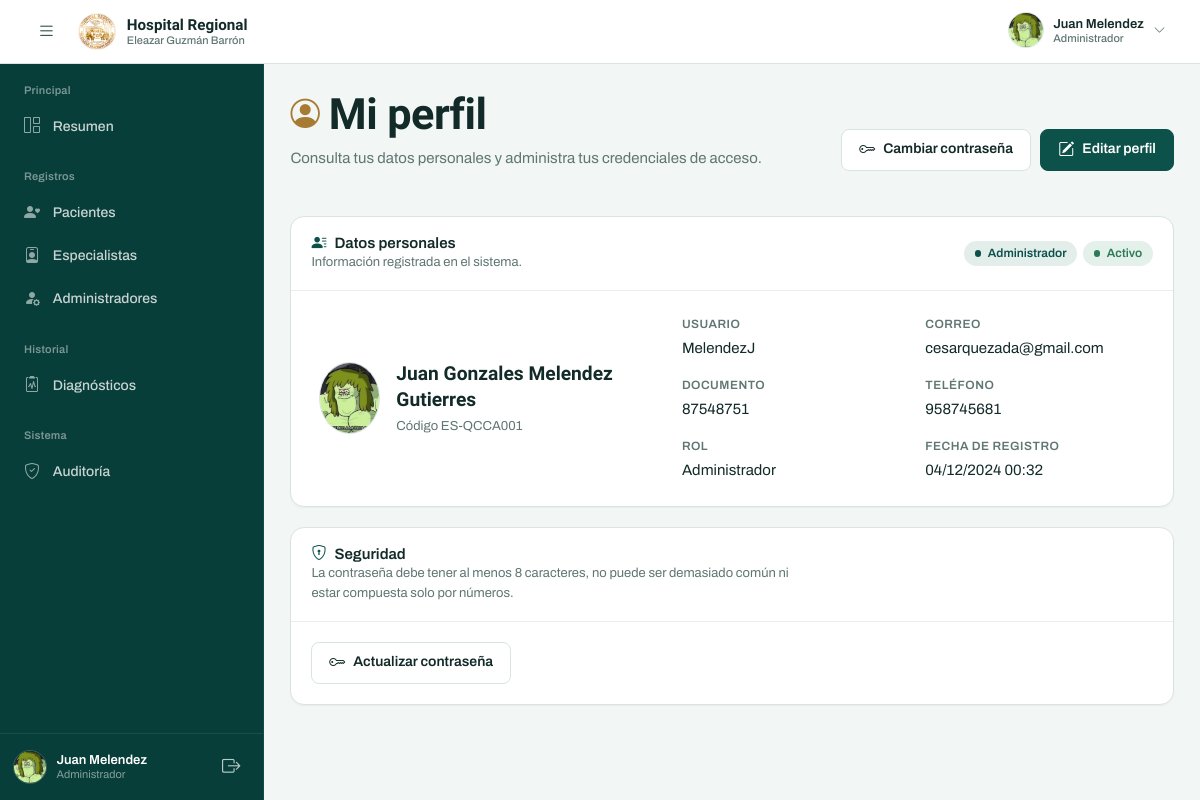
Screenshot of /perfil/ (signed in) with the database file from the repository.
### tasks/models.py (models this page shows, shortened)
class Usuario(AbstractBaseUser):
    primer_nombre = models.CharField(max_length=200)
    segundo_nombre = models.CharField(max_length=200, blank=True)
    apellido_paterno = models.CharField(max_length=200)
    apellido_materno = models.CharField(max_length=200)
    codigo_empl = models.CharField(max_length=10)
    usuario_administrador = models.BooleanField(default=False)
    estado = models.ForeignKey(Estado, on_delete=models.CASCADE,null=True)
    username = models.CharField(max_length=20, unique=True, null=False)
    email = models.EmailField(max_length=200,unique=True)  # Cambiado a EmailField
    telefono = models.CharField(max_length=9, validators=[MinLengthValidator(9)], null=True, blank=True)
    dni = models.CharField(max_length=8, validators=[MinLengthValidator(8)], null=True, blank=True)
    foto = models.ImageField('Imagen de perfil', upload_to='usuarios1/', null=True, blank=True)
    fecha_creacion = models.DateTimeField(auto_now_add=True)
    es_demo = models.BooleanField(default=False, db_index=True)
    objects = UsuarioManager()
    USERNAME_FIELD = 'username'
    REQUIRED_FIELDS = ['email', 'primer_nombre', 'segundo_nombre', 'apellido_paterno', 'apellido_materno']
    @property
    def is_active(self):
        return self.estado_id is not None and self.estado.name == "Activo"

### tasks/views.py (the view)
# urls.py: path('perfil/', v.MiPerfil.as_view(), name='perfil'),
class MiPerfil(LoginRequiredMixin, DetailView):
    model = Usuario
    template_name = 'cuenta/perfil.html'
    def get_object(self, queryset=None):
        return self.request.user
    def get_context_data(self, **kwargs):
        context = super().get_context_data(**kwargs)
        context['nav_section'] = "perfil"
        return context

### tasks/context_processors.py (called while the page is built)
def demo(request):
    return {
        'DEMO_MODE': getattr(settings, 'DEMO_MODE', False),
        'DEMO_CLEANUP_INTERVAL_SECONDS': getattr(settings, 'DEMO_CLEANUP_INTERVAL_SECONDS', 3600),
        'DEMO_ADMIN_USERNAME': getattr(settings, 'DEMO_ADMIN_USERNAME', 'demo_admin'),
        'DEMO_SPECIALIST_USERNAME': getattr(settings, 'DEMO_SPECIALIST_USERNAME', 'demo_especialista'),
    }

### tasks/templates/cuenta/perfil.html (shortened to what this page needs)
{% extends 'crud/basecrud.html' %}
{% load static %}
{% block page_title %}Mi perfil{% endblock %}
{% block icon_crud %}<i class="bi bi-person-circle" aria-hidden="true"></i>{% endblock %}
{% block descripcion %}
  Consulta tus datos personales y administra tus credenciales de acceso.
{% endblock %}
{% block page_actions %}
  <div class="page-header__actions">
    <a href="{% url 'password_change' %}" class="btn-app btn-app--secondary">
      <i class="bi bi-key" aria-hidden="true"></i>
      Cambiar contraseña
    </a>
    <a href="{% url 'perfil_editar' %}" class="btn-app btn-app--primary">
      <i class="bi bi-pencil-square" aria-hidden="true"></i>
      Editar perfil
    </a>
  </div>
{% endblock %}
{% block crud_mod %}
<div class="stack">
  <section class="panel patient-detail">
    <div class="panel__header">
      <div>
        <h2 class="panel__title">
          <i class="bi bi-person-lines-fill" aria-hidden="true"></i>
          Datos personales
        </h2>
        <p class="panel__hint">Información registrada en el sistema.</p>
      </div>
      <div class="badge-group">
        {% if usuario.usuario_administrador %}
          <span class="badge-status badge-status--info">Administrador</span>
        {% else %}
          <span class="badge-status badge-status--neutral">Especialista</span>
        {% endif %}
        {% if usuario.is_active %}
          <span class="badge-status badge-status--ok">Activo</span>
        {% else %}
          <span class="badge-status badge-status--danger">Inactivo</span>
        {% endif %}
      </div>
    </div>
    <div class="patient-detail__body">
      <div class="patient-detail__identity">
        <span class="avatar-cell avatar-cell--lg">
          {% if usuario.foto %}
            <img src="{{ usuario.foto.url }}" alt="Fotografía de {{ usuario.primer_nombre }} {{ usuario.apellido_paterno }}" loading="lazy" />
          {% else %}
            <img src="{% static 'img/user_default.png' %}" alt="" loading="lazy" />
          {% endif %}
        </span>
        <div>
          <p class="patient-detail__name">
            {{ usuario.primer_nombre }} {{ usuario.segundo_nombre }}
            {{ usuario.apellido_paterno }} {{ usuario.apellido_materno }}
          </p>
          <p class="patient-detail__sub">Código {{ usuario.codigo_empl }}</p>
        </div>
      </div>
      <dl class="patient-detail__grid">
        <div>
          <dt>Usuario</dt>
          <dd>{{ usuario.username }}</dd>
        </div>
        <div>
          <dt>Correo</dt>
          <dd>{% if usuario.email %}{{ usuario.email }}{% else %}No registrado{% endif %}</dd>
        </div>
        <div>
          <dt>Documento</dt>
          <dd>{% if usuario.dni %}{{ usuario.dni }}{% else %}No registrado{% endif %}</dd>
        </div>
        <div>
          <dt>Teléfono</dt>
          <dd>{% if usuario.telefono %}{{ usuario.telefono }}{% else %}No registrado{% endif %}</dd>
        </div>
        <div>
          <dt>Rol</dt>
          <dd>{% if usuario.usuario_administrador %}Administrador{% else %}Especialista{% endif %}</dd>
        </div>
        <div>
          <dt>Fecha de registro</dt>
          <dd>{{ usuario.fecha_creacion|date:"d/m/Y H:i" }}</dd>
        </div>
      </dl>
    </div>
  </section>
  <section class="panel">
    <div class="panel__header">
      <div>
        <h2 class="panel__title">
          <i class="bi bi-shield-lock" aria-hidden="true"></i>
          Seguridad
        </h2>
        <p class="panel__hint">
          La contraseña debe tener al menos 8 caracteres, no puede ser
          demasiado común ni estar compuesta solo por números.
        </p>
      </div>
    </div>
    <div class="panel__body">
      <a href="{% url 'password_change' %}" class="btn-app btn-app--secondary">
        <i class="bi bi-key" aria-hidden="true"></i>
        Actualizar contraseña
      </a>
    </div>
  </section>
</div>
{% endblock %}

### tasks/templates/layout/base.html (shortened to what this page needs)
{% load static %}
<!DOCTYPE html>
<html lang="es">
  <head>
    <link
      rel="stylesheet"
      href="https://cdn.jsdelivr.net/npm/bootstrap-icons@1.11.3/font/bootstrap-icons.min.css"
    />
    <link
      href="https://cdn.jsdelivr.net/npm/bootstrap@5.3.3/dist/css/bootstrap.min.css"
      rel="stylesheet"
    />
    <link rel="stylesheet" href="{% static 'styles/base.css' %}" />
    <link rel="stylesheet" href="{% static 'styles/dashboard.css' %}" />
    <link rel="stylesheet" href="{% static 'styles/diagnostico.css' %}" />
    <link rel="stylesheet" href="{% static 'styles/etapa2.css' %}" />
    <link rel="stylesheet" href="{% static 'styles/etapa3.css' %}" />
    <link rel="stylesheet" href="{% static 'styles/etapaf.css' %}" />
    <link rel="stylesheet" href="{% static 'styles/r_paciente.css' %}" />
  </head>
  <body>
    <div id="__next">
      <header class="app-header">
        <div class="app-header__left">
          <button
            class="icon-btn menu-btn"
            id="menu_toggle"
            type="button"
            aria-label="Abrir menú de navegación"
            aria-controls="sidebar"
            aria-expanded="false"
          >
            <i class="bi bi-list" aria-hidden="true"></i>
          </button>
          <a class="brand" href="{% url 'dashboard' %}">
            <img
              class="brand__seal"
              src="{% static 'img/logo-hospital-transparente.png' %}"
              alt=""
            />
            <span class="brand__text">
              <span class="brand__title">Hospital Regional</span>
              <span class="brand__subtitle">Eleazar Guzmán Barrón</span>
            </span>
          </a>
        </div>
        <div class="app-header__right">
          <div class="perfil">
            <button
              class="perfil__trigger"
              id="perfil_trigger"
              type="button"
              aria-label="Abrir menú de usuario"
              aria-haspopup="true"
              aria-expanded="false"
              aria-controls="panel_conf"
            >
              {% if user.foto %}
                <img id="avatar_1" src="{{ user.foto.url }}" alt="" />
              {% else %}
                <img
                  id="avatar_1"
                  src="{% static 'img/user_default.png' %}"
                  alt=""
                />
              {% endif %}
              <span class="perfil__meta">
                <span class="perfil__name">
                  {{ user.primer_nombre }} {{ user.apellido_paterno }}
                </span>
                <span class="perfil__role">
                  {% if request.user.usuario_administrador %}Administrador{% else %}Especialista{% endif %}
                </span>
              </span>
              <i class="bi bi-chevron-down perfil__chev" aria-hidden="true"></i>
            </button>
          </div>
        </div>
      </header>
      <div class="app-shell" id="main_">
        <nav class="sidebar" id="sidebar" aria-label="Navegación principal">
          <div class="sidebar__scroll">
            <div class="nav-group">
              <p class="nav-group__label">Principal</p>
              <a
                href="{% url 'dashboard' %}"
                class="nav-link {% if request.resolver_match.url_name == 'dashboard' %}is-active{% endif %}"
              >
                <i class="bi bi-grid-1x2" aria-hidden="true"></i>
                <span>Resumen</span>
              </a>
            </div>
            <div class="nav-group">
              <p class="nav-group__label">Registros</p>
              <a
                href="{% url 'paciente' %}"
                class="nav-link "
              >
                <i class="bi bi-person-heart" aria-hidden="true"></i>
                <span>Pacientes</span>
              </a>
              {% if request.user.usuario_administrador %}
                <a
                  href="{% url 'especialista' %}"
                  class="nav-link {% if request.resolver_match.url_name == 'especialista' or request.resolver_match.url_name == 'registro_e' or nav_section == 'especialista' %}is-active{% endif %}"
                >
                  <i class="bi bi-person-badge" aria-hidden="true"></i>
                  <span>Especialistas</span>
                </a>
                <a
                  href="{% url 'administrador' %}"
                  class="nav-link {% if request.resolver_match.url_name == 'administrador' or request.resolver_match.url_name == 'registro_a' or nav_section == 'administrador' %}is-active{% endif %}"
                >
                  <i class="bi bi-person-fill-gear" aria-hidden="true"></i>
                  <span>Administradores</span>
                </a>
              {% endif %}
            </div>
            <div class="nav-group">
              <p class="nav-group__label">Historial</p>
              <a
                href="{% url 'historial_d' %}"
                class="nav-link {% if request.resolver_match.url_name == 'historial_d' or nav_section == 'historial_d' %}is-active{% endif %}"
              >
                <i class="bi bi-clipboard2-pulse" aria-hidden="true"></i>
                <span>Diagnósticos</span>
              </a>
            </div>
            {% if request.user.usuario_administrador %}
              <div class="nav-group">
                <p class="nav-group__label">Sistema</p>
                <a
                  href="{% url 'auditoria' %}"
                  class="nav-link {% if request.resolver_match.url_name == 'auditoria' %}is-active{% endif %}"
                >
                  <i class="bi bi-shield-check" aria-hidden="true"></i>
                  <span>Auditoría</span>
                </a>
              </div>
            {% endif %}
          </div>
          <div class="sidebar__footer">
            <div class="sidebar-user">
              {% if user.foto %}
                <img src="{{ user.foto.url }}" alt="" />
              {% else %}
                <img src="{% static 'img/user_default.png' %}" alt="" />
              {% endif %}
              <div class="sidebar-user__meta">
                <span class="sidebar-user__name">
                  {{ user.primer_nombre }} {{ user.apellido_paterno }}
                </span>
                <span class="sidebar-user__role">
                  {% if request.user.usuario_administrador %}Administrador{% else %}Especialista{% endif %}
                </span>
              </div>
              <form method="post" action="{% url 'logout' %}">
                <button
                  type="submit"
                  class="icon-btn icon-btn--onDark"
                  aria-label="Cerrar sesión"
                  title="Cerrar sesión"
                >
                  <i class="bi bi-box-arrow-right" aria-hidden="true"></i>
                </button>
              </form>
            </div>
          </div>
        </nav>
        <main class="main_content" id="main_content">
          <div class="page-shell">
            {% block content %} {% endblock %}
          </div>
        </main>
      </div>
    </div>
  </body>
</html>

### tasks/static/styles/diagnostico.css (style rules this page uses)
.panel__hint { color: var(--muted); font-size: var(--fs-sm); }

### tasks/static/styles/r_paciente.css (style rules this page uses)
.patient-detail__body { display: grid; grid-template-columns: minmax(0, 1fr) minmax(0, 1.4fr); gap: 1.5rem 2rem; padding: 1.5rem 1.75rem; }
.patient-detail__identity { display: flex; align-items: center; gap: 1rem; min-width: 0; }
.avatar-cell--lg { width: 72px; height: 72px; overflow: hidden; border: 1px solid var(--line); border-radius: 50%; background: var(--surface-2); }
.avatar-cell--lg img { display: block; width: 100%; height: 100%; object-fit: cover; }
.patient-detail__name { margin: 0; color: var(--ink); font-family: var(--font-display); font-size: 1.2rem; font-weight: 600; line-height: 1.35; }
.patient-detail__sub { margin: 0.2rem 0 0; color: var(--muted); font-size: var(--fs-sm); }
.patient-detail__grid { display: grid; grid-template-columns: repeat(2, minmax(0, 1fr)); gap: 1rem 1.5rem; margin: 0; }
.patient-detail__grid dt { color: var(--muted); font-size: var(--fs-xs); font-weight: 600; letter-spacing: 0.04em; text-transform: uppercase; }
.patient-detail__grid dd { margin: 0.2rem 0 0; color: var(--ink); overflow-wrap: anywhere; }

### rows the page displays
Usuario: foto (picture), primer_nombre "Juan", apellido_paterno "Melendez", segundo_nombre "Gonzales", apellido_materno "Gutierres", codigo_empl "ES-QCCA001", username "MelendezJ", email "cesarquezada@gmail.com", dni "87548751", telefono "958745681", fecha_creacion "04/12/2024 00:32"
